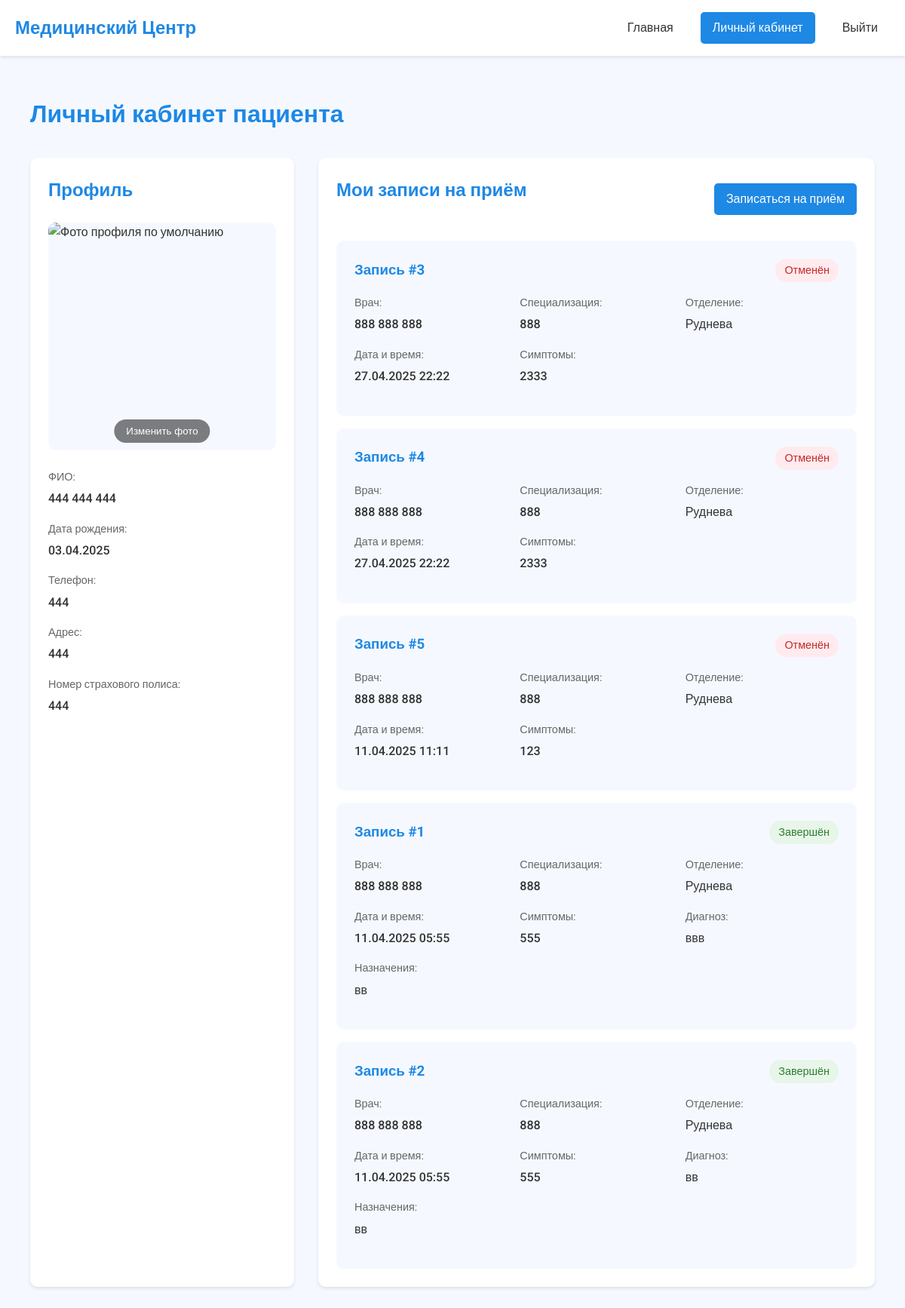
/cabinet/ (signed in), run on an earlier commit of the app's database.
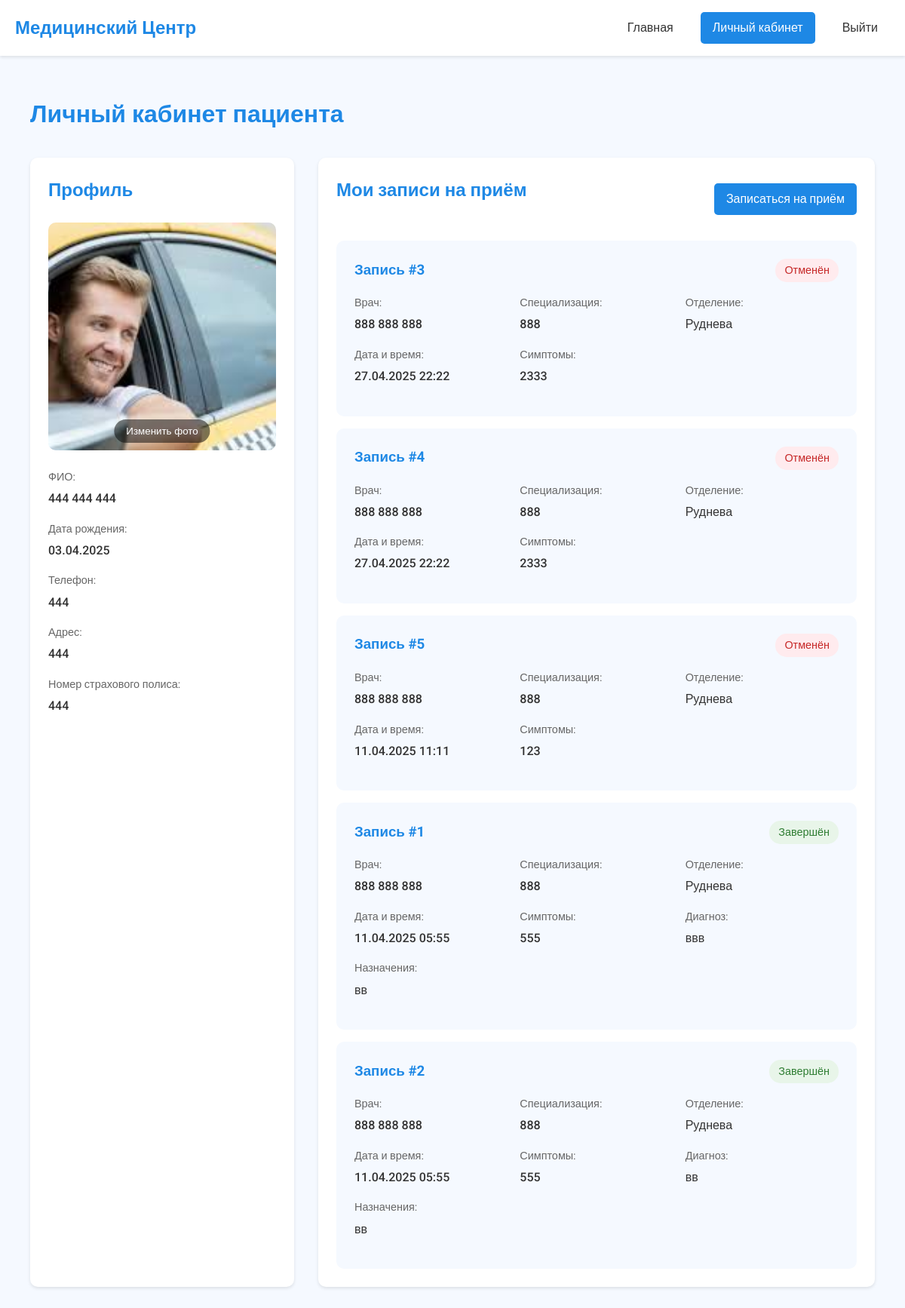
And on a later commit of the database.
### accounts/models.py (models this page shows, shortened)
class Patient(models.Model):
    code = models.AutoField(primary_key=True)
    user = models.OneToOneField(settings.AUTH_USER_MODEL, on_delete=models.CASCADE, related_name='patient')
    first_name = models.CharField(max_length=100, verbose_name='Имя')
    last_name = models.CharField(max_length=100, verbose_name='Фамилия')
    middle_name = models.CharField(max_length=100, verbose_name='Отчество', blank=True)
    birth_date = models.DateField(verbose_name='Дата рождения')
    phone = models.CharField(max_length=15, verbose_name='Номер телефона')
    address = models.TextField(verbose_name='Адрес')
    medical_history = models.TextField(verbose_name='История болезни', blank=True)
    insurance_number = models.CharField(max_length=20, verbose_name='Номер страхового полиса')
    photo = models.ImageField(upload_to='patients_photos/', null=True, blank=True, verbose_name='Фото')
    class Meta:
        verbose_name = 'Пациент'
        verbose_name_plural = 'Пациенты'

class Appointment(models.Model):
    STATUS_CHOICES = [
        ('SCHEDULED', 'Запланирован'),
        ('COMPLETED', 'Завершён'),
        ('CANCELLED', 'Отменён'),
    ]
    code = models.AutoField(primary_key=True)
    patient = models.ForeignKey(Patient, on_delete=models.CASCADE, verbose_name='Пациент')
    doctor = models.ForeignKey(Doctor, on_delete=models.CASCADE, verbose_name='Врач')
    date = models.DateField(verbose_name='Дата приёма')
    time = models.TimeField(verbose_name='Время приёма')
    status = models.CharField(max_length=20, choices=STATUS_CHOICES, default='SCHEDULED', verbose_name='Статус')
    symptoms = models.TextField(verbose_name='Симптомы', blank=True)
    diagnosis = models.TextField(verbose_name='Диагноз', blank=True)
    prescription = models.TextField(verbose_name='Назначения', blank=True)
    notes = models.TextField(verbose_name='Заметки', blank=True)
    class Meta:
        verbose_name = 'Приём'
        verbose_name_plural = 'Приёмы'

class Doctor(models.Model):
    user = models.OneToOneField(User, on_delete=models.CASCADE, related_name='doctor', null=True)
    code = models.AutoField(primary_key=True)
    first_name = models.CharField(max_length=100, verbose_name='Имя')
    last_name = models.CharField(max_length=100, verbose_name='Фамилия')
    middle_name = models.CharField(max_length=100, verbose_name='Отчество', blank=True)
    specialization = models.CharField(max_length=100, verbose_name='Специализация')
    department = models.ForeignKey(Department, on_delete=models.CASCADE, verbose_name='Отделение')
    experience_years = models.IntegerField(verbose_name='Опыт работы (лет)')
    photo = models.ImageField(upload_to='doctors_photos/', null=True, blank=True, verbose_name='Фото')
    schedule = models.JSONField(verbose_name='Расписание приёмов', default=dict)
    class Meta:
        verbose_name = 'Врач'
        verbose_name_plural = 'Врачи'

class Department(models.Model):
    code = models.AutoField(primary_key=True)
    name = models.CharField(max_length=100, verbose_name='Название отделения')
    description = models.TextField(verbose_name='Описание отделения', blank=True)
    floor = models.IntegerField(verbose_name='Этаж')
    room_number = models.CharField(max_length=10, verbose_name='Номер кабинета')
    class Meta:
        verbose_name = 'Отделение'
        verbose_name_plural = 'Отделения'

### accounts/views.py (the view, shortened to what this page needs)
# urls.py: path('cabinet/', cabinet, name='cabinet'),
@login_required
def cabinet(request):
    try:
        profile = UserProfile.objects.get(user=request.user)
    except UserProfile.DoesNotExist:
        profile = UserProfile.objects.create(user=request.user, role=UserRole.PATIENT)
    if profile.role == UserRole.PATIENT:
        try:
            patient = Patient.objects.get(user=request.user)
            appointments = Appointment.objects.filter(patient=patient).order_by('-date', '-time')
            return render(request, 'cabinet/patient.html', {'patient': patient, 'appointments': appointments})
        except Patient.DoesNotExist:
            messages.error(request, 'Профиль пациента не найден')
            return redirect('home')
    return redirect('home')

### templates/cabinet/patient.html (shortened to what this page needs)
{% extends 'base.html' %}
{% load static %}
{% block content %}
<div class="cabinet-container">
    <div class="cabinet-header">
        <h1>Личный кабинет пациента</h1>
    </div>
    <div class="cabinet-grid">
        <div class="profile-section">
            <h2>Профиль</h2>
            <div class="profile-card">
                <div class="profile-photo">
                    {% if patient.photo %}
                        <img src="{{ patient.photo.url }}" alt="Фото профиля">
                    {% else %}
                        <img src="{% static 'images/default-avatar.png' %}" alt="Фото профиля по умолчанию">
                    {% endif %}
                    <button class="btn btn-secondary btn-change-photo" onclick="document.getElementById('photoInput').click()">
                        Изменить фото
                    </button>
                </div>
                <div class="profile-info">
                    <div class="info-group">
                        <label>ФИО:</label>
                        <span>{{ patient.last_name }} {{ patient.first_name }} {{ patient.middle_name }}</span>
                    </div>
                    <div class="info-group">
                        <label>Дата рождения:</label>
                        <span>{{ patient.birth_date|date:"d.m.Y" }}</span>
                    </div>
                    <div class="info-group">
                        <label>Телефон:</label>
                        <span>{{ patient.phone }}</span>
                    </div>
                    <div class="info-group">
                        <label>Адрес:</label>
                        <span>{{ patient.address }}</span>
                    </div>
                    <div class="info-group">
                        <label>Номер страхового полиса:</label>
                        <span>{{ patient.insurance_number }}</span>
                    </div>
                </div>
            </div>
        </div>
        <div class="appointments-section">
            <div class="appointments-header">
                <h2>Мои записи на приём</h2>
                <a href="{% url 'home' %}" class="btn btn-primary">Записаться на приём</a>
            </div>
            {% if appointments %}
                <div class="appointments-list">
                {% for appointment in appointments %}
                    <div class="appointment-card">
                        <div class="appointment-header">
                            <h3>Запись #{{ appointment.code }}</h3>
                            <span class="status-badge status-{{ appointment.status|lower }}">{{ appointment.get_status_display }}</span>
                        </div>
                        <div class="appointment-info">
                            <div class="info-group">
                                <label>Врач:</label>
                                <span>{{ appointment.doctor.last_name }} {{ appointment.doctor.first_name }} {{ appointment.doctor.middle_name }}</span>
                            </div>
                            <div class="info-group">
                                <label>Специализация:</label>
                                <span>{{ appointment.doctor.specialization }}</span>
                            </div>
                            <div class="info-group">
                                <label>Отделение:</label>
                                <span>{{ appointment.doctor.department.name }}</span>
                            </div>
                            <div class="info-group">
                                <label>Дата и время:</label>
                                <span>{{ appointment.date|date:"d.m.Y" }} {{ appointment.time|time:"H:i" }}</span>
                            </div>
                            {% if appointment.symptoms %}
                            <div class="info-group">
                                <label>Симптомы:</label>
                                <span>{{ appointment.symptoms }}</span>
                            </div>
                            {% endif %}
                            {% if appointment.diagnosis %}
                            <div class="info-group">
                                <label>Диагноз:</label>
                                <span>{{ appointment.diagnosis }}</span>
                            </div>
                            {% endif %}
                            {% if appointment.prescription %}
                            <div class="info-group">
                                <label>Назначения:</label>
                                <span>{{ appointment.prescription }}</span>
                            </div>
                            {% endif %}
                        </div>
                    </div>
                {% endfor %}
                </div>
            {% else %}
                <div class="empty-state">
                    <p>У вас пока нет записей на приём</p>
                </div>
            {% endif %}
        </div>
    </div>
</div>
{% endblock %}

### templates/base.html (shortened to what this page needs)
<!DOCTYPE html>
<html lang="ru">
<head>
    {% load static %}
</head>
<body>
    <nav class="navbar">
        <div class="nav-container">
            <a href="{% url 'home' %}" class="logo">Медицинский Центр</a>
            <div class="nav-links">
                <a href="{% url 'home' %}" class="nav-link {% if request.path == '/' %}active{% endif %}">Главная</a>
                {% if user.is_authenticated %}
                    <a href="{% url 'cabinet' %}" class="nav-link {% if 'cabinet' in request.path %}active{% endif %}">Личный кабинет</a>
                    <a href="{% url 'logout' %}" class="nav-link">Выйти</a>
                {% else %}
                    <a href="{% url 'login' %}" class="nav-link {% if 'login' in request.path %}active{% endif %}">Войти</a>
                    <a href="{% url 'register' %}" class="nav-link {% if 'register' in request.path %}active{% endif %}">Регистрация</a>
                {% endif %}
            </div>
        </div>
    </nav>
    <div class="main-container">
        {% block content %}{% endblock %}
    </div>
</body>
</html>

### templates/base.html (style rules this page uses)
:root { --primary-color: #1e88e5; --primary-dark: #1565c0; --primary-light: #e3f2fd; --text-color: #333; --text-light: #666; --background-color: #f5f9ff; --white: #ffffff; }
* { margin: 0; padding: 0; box-sizing: border-box; }
body { font-family: 'Roboto', sans-serif; background-color: var(--background-color); color: var(--text-color); line-height: 1.6; }
.navbar { background-color: var(--white); box-shadow: 0 2px 4px rgba(0,0,0,0.1); padding: 1rem 0; }
.nav-container { max-width: 1200px; margin: 0 auto; padding: 0 20px; display: flex; justify-content: space-between; align-items: center; }
.logo { color: var(--primary-color); font-size: 1.5rem; font-weight: 700; text-decoration: none; }
.nav-links { display: flex; gap: 20px; align-items: center; }
.nav-link { color: var(--text-color); text-decoration: none; padding: 0.5rem 1rem; border-radius: 5px; transition: background-color 0.2s; }
.nav-link.active { background-color: var(--primary-color); color: var(--white); }
.main-container { max-width: 1200px; margin: 2rem auto; padding: 0 20px; }
.btn { display: inline-block; padding: 0.5rem 1rem; border-radius: 5px; text-decoration: none; font-weight: 500; cursor: pointer; border: none; transition: background-color 0.2s; }
.btn-primary { background-color: var(--primary-color); color: var(--white); }
.btn-secondary { background-color: var(--primary-light); color: var(--primary-color); }

### templates/cabinet/patient.html (style rules this page uses)
.cabinet-container { max-width: 1200px; margin: 0 auto; padding: 20px; }
.cabinet-header { margin-bottom: 2rem; }
.cabinet-header h1 { color: var(--primary-color); margin: 0; }
.cabinet-grid { display: grid; grid-template-columns: 350px 1fr; gap: 2rem; }
.profile-section, .appointments-section { background: white; padding: 1.5rem; border-radius: 10px; box-shadow: 0 2px 4px rgba(0,0,0,0.1); }
.profile-section h2, .appointments-section h2 { color: var(--primary-color); margin-bottom: 1.5rem; }
.profile-card { display: flex; flex-direction: column; gap: 1.5rem; }
.profile-photo { position: relative; width: 100%; aspect-ratio: 1; border-radius: 10px; overflow: hidden; background: var(--background-color); }
.profile-photo img { width: 100%; height: 100%; object-fit: cover; }
.btn-change-photo { position: absolute; bottom: 10px; left: 50%; transform: translateX(-50%); white-space: nowrap; background: rgba(0, 0, 0, 0.5); color: white; border: none; padding: 8px 16px; border-radius: 20px; cursor: pointer; transition: background-color 0.2s; }
.profile-info { display: flex; flex-direction: column; gap: 1rem; }
.info-group { display: flex; flex-direction: column; gap: 0.25rem; }
.info-group label { color: var(--text-light); font-size: 0.9rem; }
.info-group span { color: var(--text-color); font-weight: 500; }
.appointments-header { display: flex; justify-content: space-between; align-items: center; margin-bottom: 1.5rem; }
.appointments-list { display: grid; gap: 1rem; }
.appointment-card { background: var(--background-color); padding: 1.5rem; border-radius: 10px; }
.appointment-header { display: flex; justify-content: space-between; align-items: center; margin-bottom: 1rem; }
.appointment-header h3 { color: var(--primary-color); margin: 0; }
.status-badge { padding: 0.25rem 0.75rem; border-radius: 15px; font-size: 0.9rem; font-weight: 500; }
.status-completed { background-color: #e8f5e9; color: #2e7d32; }
.status-cancelled { background-color: #ffebee; color: #c62828; }
.appointment-info { display: grid; grid-template-columns: repeat(auto-fit, minmax(200px, 1fr)); gap: 1rem; margin-bottom: 1rem; }

What changed in the data, as far as the page shows it:
changed Patient: photo: picture added
